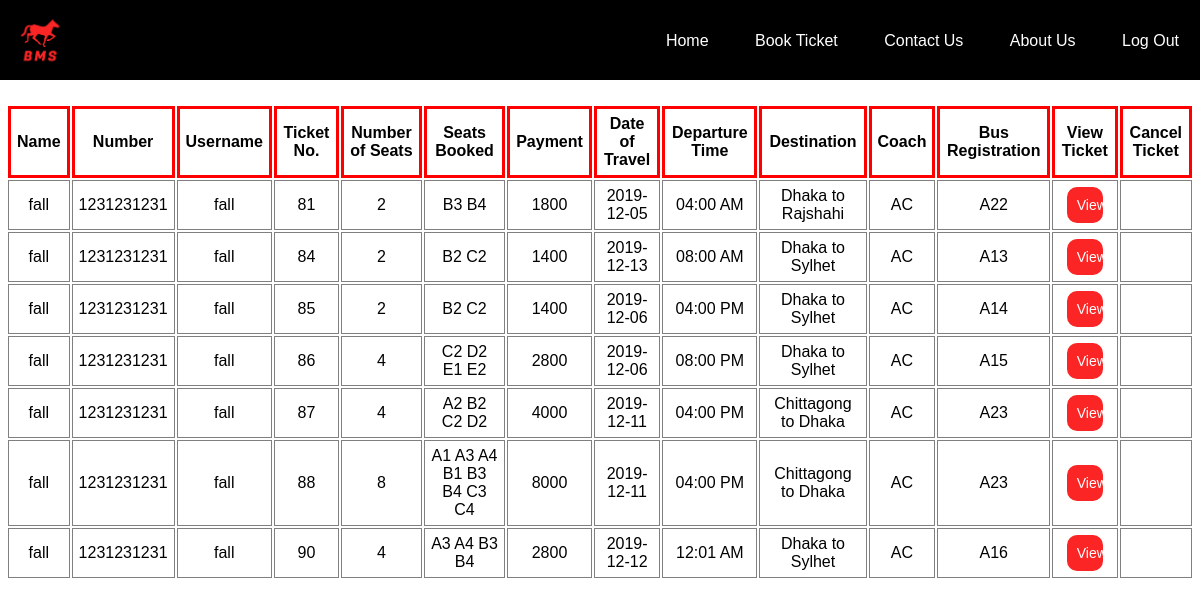
Page /Bus/view_tickets.php (signed in) on the committed database.
### tables this page shows
CREATE TABLE `ticket` (
  `ticket_no` int(100) NOT NULL,
  `customer_id_fk` varchar(255) NOT NULL,
  `no_seats` int(11) NOT NULL,
  `seats` varchar(255) NOT NULL,
  `payment` varchar(255) NOT NULL,
  `all_together_id` int(11) NOT NULL,
  `employee` varchar(255) NOT NULL DEFAULT 'no'
);

CREATE TABLE `customer2` (
  `name` varchar(255) NOT NULL,
  `number` int(11) NOT NULL,
  `address` varchar(255) NOT NULL,
  `customer_id` varchar(255) NOT NULL,
  `email` varchar(255) NOT NULL,
  `pass` varchar(255) NOT NULL
);

CREATE TABLE `all_together` (
  `id` int(11) NOT NULL,
  `date` date NOT NULL,
  `time` varchar(255) NOT NULL,
  `dest` varchar(255) NOT NULL,
  `coach` varchar(255) NOT NULL,
  `A1` varchar(100) DEFAULT '0',
  `A2` varchar(100) DEFAULT '0',
  `A3` varchar(100) DEFAULT '0',
  `A4` varchar(100) DEFAULT '0',
  `B1` varchar(100) DEFAULT '0',
  `B2` varchar(100) DEFAULT '0',
  `B3` varchar(100) DEFAULT '0',
  `B4` varchar(100) DEFAULT '0',
  `C1` varchar(100) DEFAULT '0',
  `C2` varchar(100) DEFAULT '0',
  `C3` varchar(100) DEFAULT '0',
  `C4` varchar(100) DEFAULT '0',
  `D1` varchar(100) DEFAULT '0',
  `D2` varchar(100) DEFAULT '0',
  `D3` varchar(100) DEFAULT '0',
  `D4` varchar(100) DEFAULT '0',
  `E1` varchar(100) DEFAULT '0',
  `E2` varchar(1000) DEFAULT '0',
  `E3` varchar(100) DEFAULT '0',
  `E4` varchar(100) DEFAULT '0',
  `F1` varchar(100) DEFAULT '0',
  `F2` varchar(100) DEFAULT '0',
  `F3` varchar(100) DEFAULT '0',
  `F4` varchar(100) DEFAULT '0',
  `G1` varchar(100) DEFAULT '0',
  `G2` varchar(100) DEFAULT '0',
  `G3` varchar(100) DEFAULT '0',
  `G4` varchar(100) DEFAULT '0',
  `H1` varchar(100) DEFAULT '0',
  `H2` varchar(100) DEFAULT '0',
  `H3` varchar(100) DEFAULT '0',
  `H4` varchar(100) DEFAULT '0',
  `registration_fk` varchar(255) NOT NULL
);

### Bus/view_tickets.php (the view, shortened to what this page needs)
<!DOCTYPE html>
<html>
<head>
	<link rel="stylesheet" type="text/css" href="cancel.css">
</head>
<body>
<div class="header">
		<div class="logo">
			<img src="image/capture.png">
		</div>
		<ul>
			<li><a href="homepage.php">Home</a></li>
			<li><a href="book.php">Book Ticket</a></li>
			<li><a href="contact.php">Contact Us</a></li>
			<li><a href="about.php">About Us</a></li>
			<li><a href="logout.php"> Log Out</a></li>
		</ul>
	</div>
	<div class="box">
		<table class="table">
			<tr>
				<th>Name</th>
				<th>Number</th>
				<th>Username</th>
				<th>Ticket No.</th>
				<th>Number of Seats</th>
				<th>Seats Booked</th>
				<th>Payment</th>
				<th>Date of Travel</th>
				<th>Departure Time</th>
				<th>Destination</th>
				<th>Coach</th>
				<th>Bus Registration</th>
				<th>View Ticket</th>
				<th>Cancel Ticket</th>
			</tr><br>
		<?php
		if(isset($_SESSION['username'])){
			$db=new mysqli('localhost','root','','bus_management_system') or die("Unable to Connect to Database");
			$un=$_SESSION['username'];
			$query=" SELECT customer2.name,customer2.number,customer2.address,customer2.customer_id,ticket.ticket_no,ticket.no_seats,ticket.seats,ticket.payment,all_together.date,all_together.time,all_together.coach,all_together.dest,all_together.id,all_together.registration_fk from (customer2 INNER JOIN ticket on customer2.customer_id=ticket.customer_id_fk) INNER JOIN all_together on all_together.id=ticket.all_together_id where ticket.customer_id_fk='$un';";
			$result=mysqli_query($db,$query);
			if($result->num_rows > 0){
				while($row = $result->fetch_assoc()){
					?>
					<tr>
						<td><?php echo $row['name']; ?></td>
						<td><?php echo $row['number']; ?></td>
						<td><?php echo $row['customer_id']; ?></td>
						<td><?php echo $row['ticket_no']; ?></td>
						<td><?php echo $row['no_seats']; ?></td>
						<td><?php echo $row['seats']; ?></td>
						<td><?php echo $row['payment']; ?></td>
						<td><?php echo $row['date']; ?></td>
						<td><?php echo $row['time']; ?></td>
						<td><?php echo $row['dest']; ?></td>
						<td><?php echo $row['coach']; ?></td>
						<td><?php echo $row['registration_fk']; ?></td>
						<td><form action="print.php" method="POST">
							<input type="submit" name="submit" value="View">
							</form>
						</td>
						<td><?php 	$date = $row['date'];
									$date = explode('-', $date);
									$year  = $date[0];
									$today=date("Y-m-d");
									$today = explode('-', $today);
									$nyear  = $today[0];
									if($year>$nyear){
									?>
									<form action="cancel.php" method="POST">
										<input type="hidden" name="id" value="<?php echo $row['id'] ?>">
										<input type="hidden" name="policy" value="yes">
							<input type="hidden" name="ticket_no" value="<?php echo $row['ticket_no'] ?>">
							<input type="submit" name="submit" value="Cancel">
						</form><?php } ?></td>
					</tr>
					<?php
				}
			}
		}
		else{
			header('location: login.php');
		}
		?>
	</table>
	</div>
</body>
</html>

### Bus/cancel.css (style rules this page uses)
* { margin: 0; padding: 0; font-family: sans-serif; }
ul { float: right; list-style-type: none; margin-top: 32px; }
ul li { display: inline-block; }
ul li a { text-decoration: none; color:#fff; padding: 5px 20px; border: 1px solid transparent; transition: 0.4s ease; }
div { text-align: center; }
.header { width:100%; height:80px; background-color:#000; }
.logo img { float: left; width: 80px; height: auto; }
.table { border: 0px solid grey; margin-right: auto; margin-left: auto; padding: 6px; vertical-align: center; text-align: center; }
th { border: 3px solid red; margin-right: auto; margin-left: auto; padding: 6px; vertical-align: center; text-align: center; }
td { border: 1px solid grey; vertical-align: center; text-align: center; margin-right: auto; margin-left: auto; padding: 6px; }
input[type="submit"] { border: none; outline: none; vertical-align: center; background: #fb2525; color: #fff; font-size: 14px; border-radius: 10px; padding: 10px; }
.box input[type="submit"] { border: none; outline: none; vertical-align: center; background: #fb2525; color: #fff; font-size: 14px; border-radius: 10px; padding: 10px; }
.box input { width: 70%; }

### rows in the picture
ticket: customer2.name "fall", customer2.number "1231231231", customer2.customer_id "fall", ticket_no "81", no_seats "2", seats "B3 B4", payment "1800", all_together.date "2019-12-05", all_together.time "04:00 AM", all_together.dest "Dhaka to Rajshahi", all_together.coach "AC", all_together.registration_fk "A22"
ticket: customer2.name "fall", customer2.number "1231231231", customer2.customer_id "fall", ticket_no "84", no_seats "2", seats "B2 C2", payment "1400", all_together.date "2019-12-13", all_together.time "08:00 AM", all_together.dest "Dhaka to Sylhet", all_together.coach "AC", all_together.registration_fk "A13"
ticket: customer2.name "fall", customer2.number "1231231231", customer2.customer_id "fall", ticket_no "85", no_seats "2", seats "B2 C2", payment "1400", all_together.date "2019-12-06", all_together.time "04:00 PM", all_together.dest "Dhaka to Sylhet", all_together.coach "AC", all_together.registration_fk "A14"
ticket: customer2.name "fall", customer2.number "1231231231", customer2.customer_id "fall", ticket_no "86", no_seats "4", seats "C2 D2 E1 E2", payment "2800", all_together.date "2019-12-06", all_together.time "08:00 PM", all_together.dest "Dhaka to Sylhet", all_together.coach "AC", all_together.registration_fk "A15"
ticket: customer2.name "fall", customer2.number "1231231231", customer2.customer_id "fall", ticket_no "87", no_seats "4", seats "A2 B2 C2 D2", payment "4000", all_together.date "2019-12-11", all_together.time "04:00 PM", all_together.dest "Chittagong to Dhaka", all_together.coach "AC", all_together.registration_fk "A23"
ticket: customer2.name "fall", customer2.number "1231231231", customer2.customer_id "fall", ticket_no "88", no_seats "8", seats "A1 A3 A4 B1 B3 B4 C3 C4", payment "8000", all_together.date "2019-12-11", all_together.time "04:00 PM", all_together.dest "Chittagong to Dhaka", all_together.coach "AC", all_together.registration_fk "A23"
ticket: customer2.name "fall", customer2.number "1231231231", customer2.customer_id "fall", ticket_no "90", no_seats "4", seats "A3 A4 B3 B4", payment "2800", all_together.date "2019-12-12", all_together.time "12:01 AM", all_together.dest "Dhaka to Sylhet", all_together.coach "AC", all_together.registration_fk "A16"
